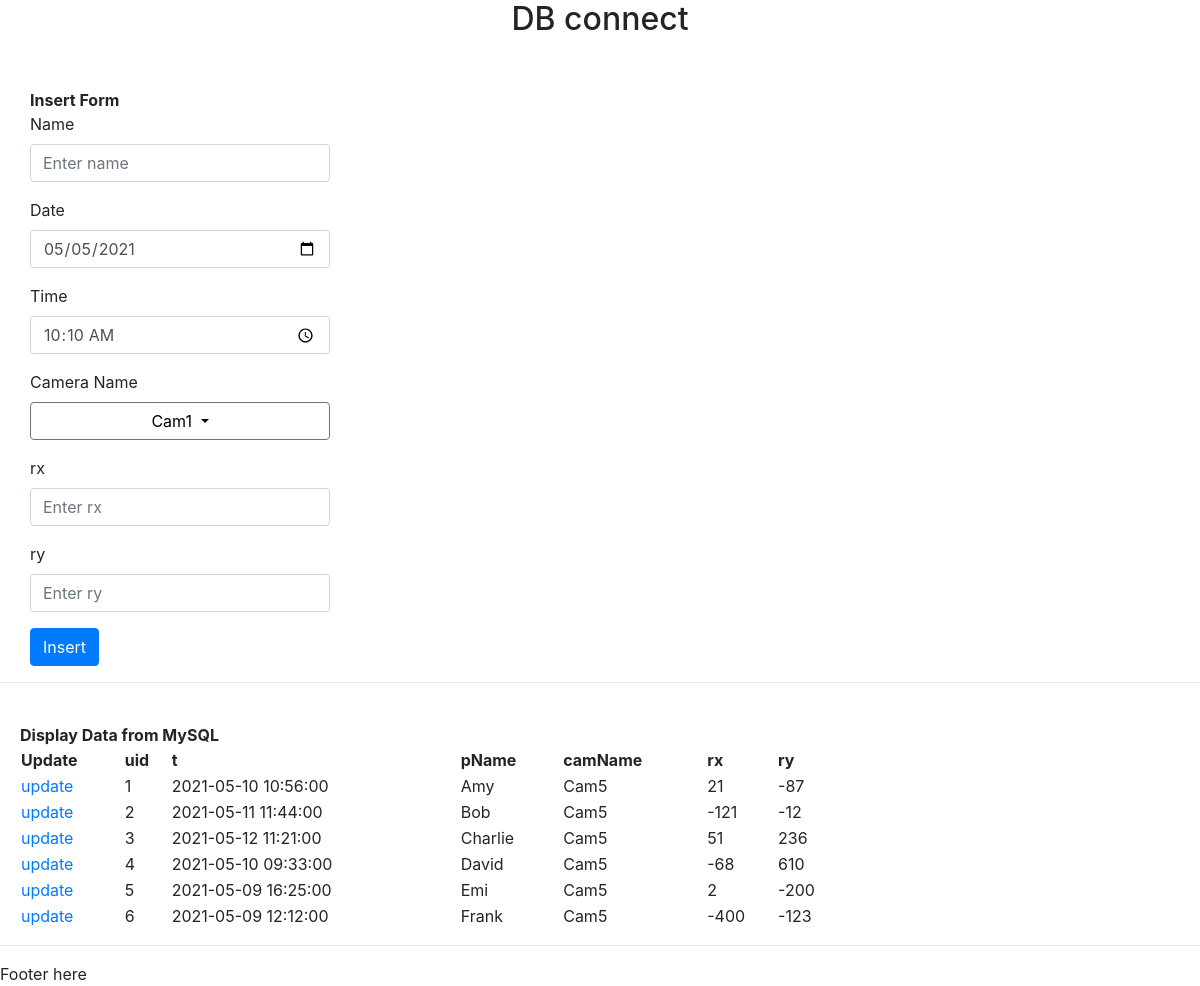
The page /phpcode/dbform/connect.php on the database its author committed.
### tables this page shows
CREATE TABLE IF NOT EXISTS `xylog` (
  `uid` int UNSIGNED NOT NULL AUTO_INCREMENT,
  `t` TIMESTAMP NOT NULL,
  `rx` SMALLINT NOT NULL,
  `ry` SMALLINT NOT NULL,
  `pName` VARCHAR(50) NOT NULL, 
  `camName` VARCHAR(50) NOT NULL, 
  PRIMARY KEY (`uid`)
);

### phpcode/dbform/dbfunctions.php (the view, shortened to what this page needs)
<?php
    function str2html($string) :string {
        return htmlspecialchars($string, ENT_QUOTES, 'UTF-8');
    }
    function display($dbh){
        $sqlcmd = 'SELECT uid,t,pName,camName,rx,ry FROM xylog';
        $statement = $dbh->query($sqlcmd);
        echo "<table style='width:70%;'><tr>";
        echo "<th>Update</th> <th>uid</th> <th>t</th> <th>pName</th> <th>camName</th> <th>rx</th> <th>ry</th>";
        while ($row = $statement->fetch()){
            echo "</tr><tr>";
            echo "<td><a href='connect.php?uid=".$row["uid"]."'>update</td>";
            for($i=0;$i<6;$i++){
                echo "<td>".str2html($row[$i])."</td>";
            }
        }
        echo "</tr></table>";
    }
?>

### phpcode/dbform/header.php (shortened to what this page needs)
<!DOCTYPE html>
<html lang="en">
<head>
    <link rel="stylesheet" href="https://stackpath.bootstrapcdn.com/bootstrap/4.3.1/css/bootstrap.min.css">
    <h2 style="text-align:center;">DB connect</h2>
</head>
<body>
    <div class="form1" style="width:300px;margin-left:30px;margin-top:50px;">
        <b><div id="formhead"> Insert Form</div></b>
        <form method="POST" action="connect.php" >
            <div class="form-group">
                <label for="pName">Name</label>
                <input type="text" class="form-control" id="pName" placeholder="Enter name" name="pName">
            </div>
            <div class="form-group">
                <label for="pdate">Date</label>
                <input type="date" class="form-control date" id="pdate" name="pdate" value="2021-05-05">
            </div>
            <div class="form-group">
                <label for="ptime">Time</label>
                <input type="time" class="form-control" id="ptime" min="07:00" max="20:00" value="10:10" name="ptime">
            </div>
            <div class="form-group" id="camdd">
                <label for="camName">Camera Name</label><br>
                <button class="btn btn-secondary dropdown-toggle" type="button" id="camName" name="camName" data-toggle="dropdown" aria-haspopup="true" aria-expanded="false" style="width:300px;background-color:white;color:black;">
                    Cam1
                </button>
            </div>
            <div class="form-group">
                <label for="rx">rx</label>
                <input type="number" class="form-control" id="rx" placeholder="Enter rx" name="rx">
            </div>
            <div class="form-group">
                <label for="ry">ry</label>
                <input type="number" class="form-control" id="ry" placeholder="Enter ry" name="ry">
            </div>
            <div>
                <button type="submit" class="btn btn-primary" id="formsubmit">Insert</button>
            </div>
        </form>
    </div>

### phpcode/dbform/connect.php (shortened to what this page needs)
<?php
    require_once __DIR__.'/dbfunctions.php';
    include __DIR__.'/header.php';
    try{
        $dbh = db_open();
        echo "<hr><div style='margin-left:20px;'><br><b>Display Data from MySQL</b><br>";
        display($dbh);
        echo "</div>";
    } catch (PDOException $e){
        echo "Error!: ".$e->getMessage()."<br>";
        exit;
    }
?>
<?php include __DIR__."/footer.php";?>

### phpcode/dbform/footer.php
<hr>
<footer>Footer here</footer>
</body>
</html>

### rows shown on the page
xylog: uid "1", t "2021-05-10 10:56:00", pName "Amy", camName "Cam5", rx "21", ry "-87"
xylog: uid "2", t "2021-05-11 11:44:00", pName "Bob", camName "Cam5", rx "-121", ry "-12"
xylog: uid "3", t "2021-05-12 11:21:00", pName "Charlie", camName "Cam5", rx "51", ry "236"
xylog: uid "4", t "2021-05-10 09:33:00", pName "David", camName "Cam5", rx "-68", ry "610"
xylog: uid "5", t "2021-05-09 16:25:00", pName "Emi", camName "Cam5", rx "2", ry "-200"
xylog: uid "6", t "2021-05-09 12:12:00", pName "Frank", camName "Cam5", rx "-400", ry "-123"
